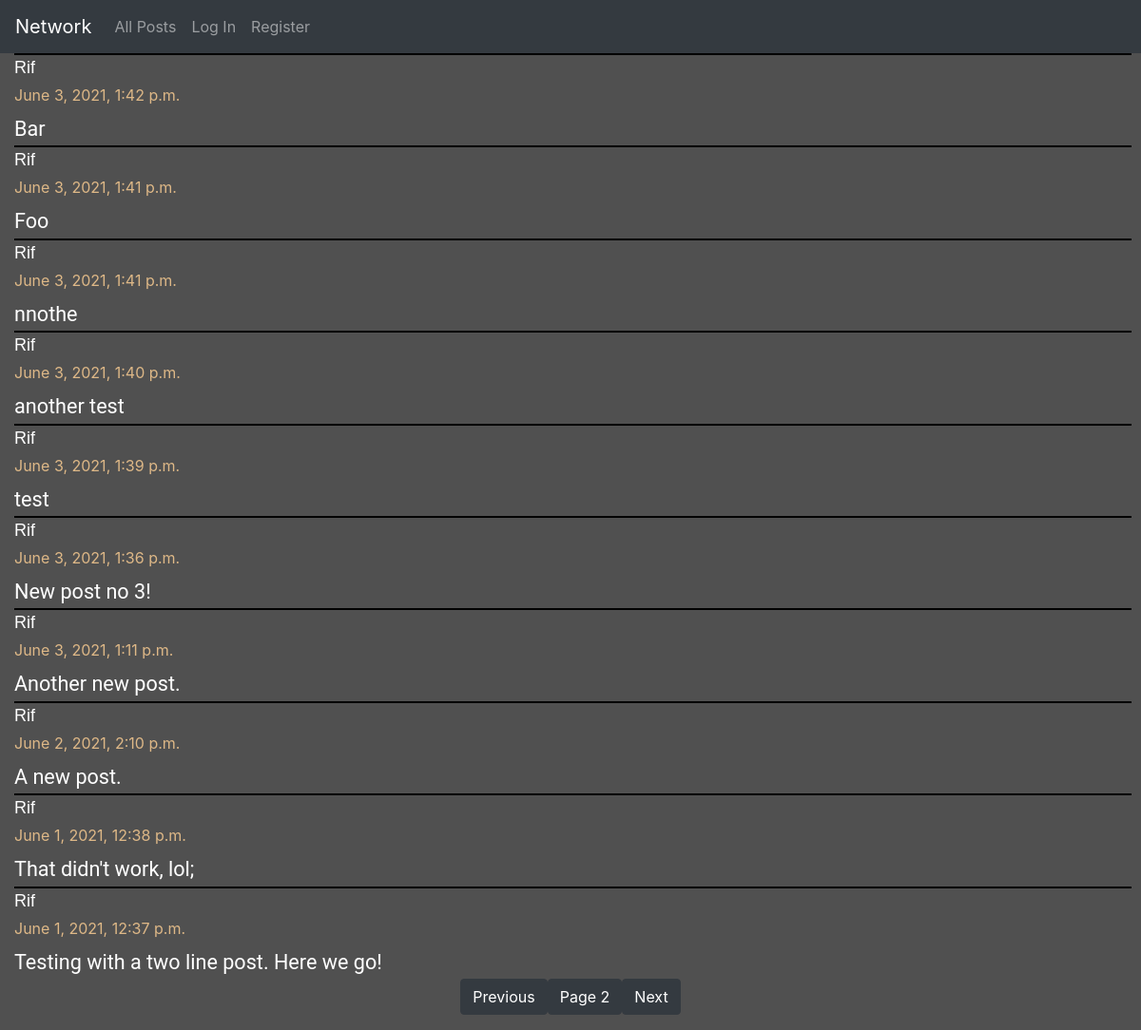
/page/2, run on the app's committed database.
### network/models.py (models this page shows, shortened)
class Posts(models.Model):
    content = models.TextField(blank=False)
    user = models.ForeignKey(User, on_delete=models.CASCADE, related_name="user_posts")
    like = models.IntegerField(default=0)
    time = models.DateTimeField(auto_now_add=True)

class User(AbstractUser):
    pass

### network/views.py (the view)
# urls.py: path("page/<int:page_no>", views.page_load, name="page"),
def page_load(request, page_no):
    posts = get_page(page_no)
    liked_posts = liked_list(posts, request.user)
    return render(request, "network/index.html", {
        "posts": posts,
        "liked_posts": liked_posts,
        "pages": "page"
    })

### network/views.py (called while the page is built)
def liked_list(posts, user):
    liked_posts = []
    for post in posts:
        for p in post.liked_usr.all():
            for usr in p.liked_users.all():
                if usr == user:
                    liked_posts.append(post.id)
    return liked_posts

def get_page(page_id):
    posts = Posts.objects.all().order_by('-time')
    return Paginator(posts, 10).page(page_id)

### network/templates/network/index.html (shortened to what this page needs)
{% extends "network/layout.html" %}
{% load static %}
{% block body %}
    <div id="all_posts">
        <div id="posts">
            {% for post in posts %}
                <div class="post-item post-content" id="post-item-{{ post.id }}">
                        <p class="post-user">
                            <a href="{% url 'user-posts' post.user.id 1 %}" class="post-user"> {{ post.user }}</a>
                        </p>
                        <label class="time-data">{{ post.time }}</label>
                        <br/>
                        <div class="post-text" id="post-text-{{ post.id }}">{{ post.content }}</div>
                </div>
            {% endfor %}
        </div>
    </div>
    <nav aria-label="Page navigation">
        <ul class="pagination justify-content-center">
        {% if posts.has_previous %}
          <li>
            <a href="{% url pages posts.previous_page_number %}">
              <button class="btn btn-dark">Previous</button>
            </a>
        </li>
        {% else %}
        <li>
              <button class="btn btn-dark" disabled>Previous</button>
        </li>
        {% endif %}
          <li>
            <a href="#">
                <button class="btn btn-dark">Page {{ posts.number }}</button>
            </a>
        </li>
        {% if posts.has_next %}
          <li>
            <a href="{% url pages posts.next_page_number %}">
                <button class="btn btn-dark">Next</button>
            </a>
          </li>
          {% else %}
            <li>
                <button class="btn btn-dark" disabled>Next</button>
            </li>
        {% endif %}
        </ul>
    </nav>
{% endblock %}

### network/static/network/styles.css (style rules this page uses)
body { background-color: #505050; color: black; }
#posts { margin-left: 10px; margin-right: 10px; }
.post-item { border-top: 2px solid black; font-size: large; }
.post-content { color: white; margin-left: 5px; margin-bottom: 1px; }
.time-data { color: burlywood; font-size: medium; margin-top: 1px; }
.post-text { font-family: Roboto; font-size: larger; margin-bottom: 1px; }
.post-user { color: white; font-family: Verdana, Geneva, Tahoma, sans-serif; text-transform: capitalize; font-size: large; margin-bottom: 1px; }

### data on the page
Posts: user "Rif", time "June 3, 2021, 1:42 p.m.", content "Bar"
Posts: user "Rif", time "June 3, 2021, 1:41 p.m.", content "Foo"
Posts: user "Rif", time "June 3, 2021, 1:41 p.m.", content "nnothe"
Posts: user "Rif", time "June 3, 2021, 1:40 p.m.", content "another test"
Posts: user "Rif", time "June 3, 2021, 1:39 p.m.", content "test"
Posts: user "Rif", time "June 3, 2021, 1:36 p.m.", content "New post no 3!"
Posts: user "Rif", time "June 3, 2021, 1:11 p.m.", content "Another new post."
Posts: user "Rif", time "June 2, 2021, 2:10 p.m.", content "A new post."
Posts: user "Rif", time "June 1, 2021, 12:38 p.m.", content "That didn't work, lol;"
Posts: user "Rif", time "June 1, 2021, 12:37 p.m.", content "Testing with a two line post. Here we go!"

### other printed values
{{ posts.number }} "2"
